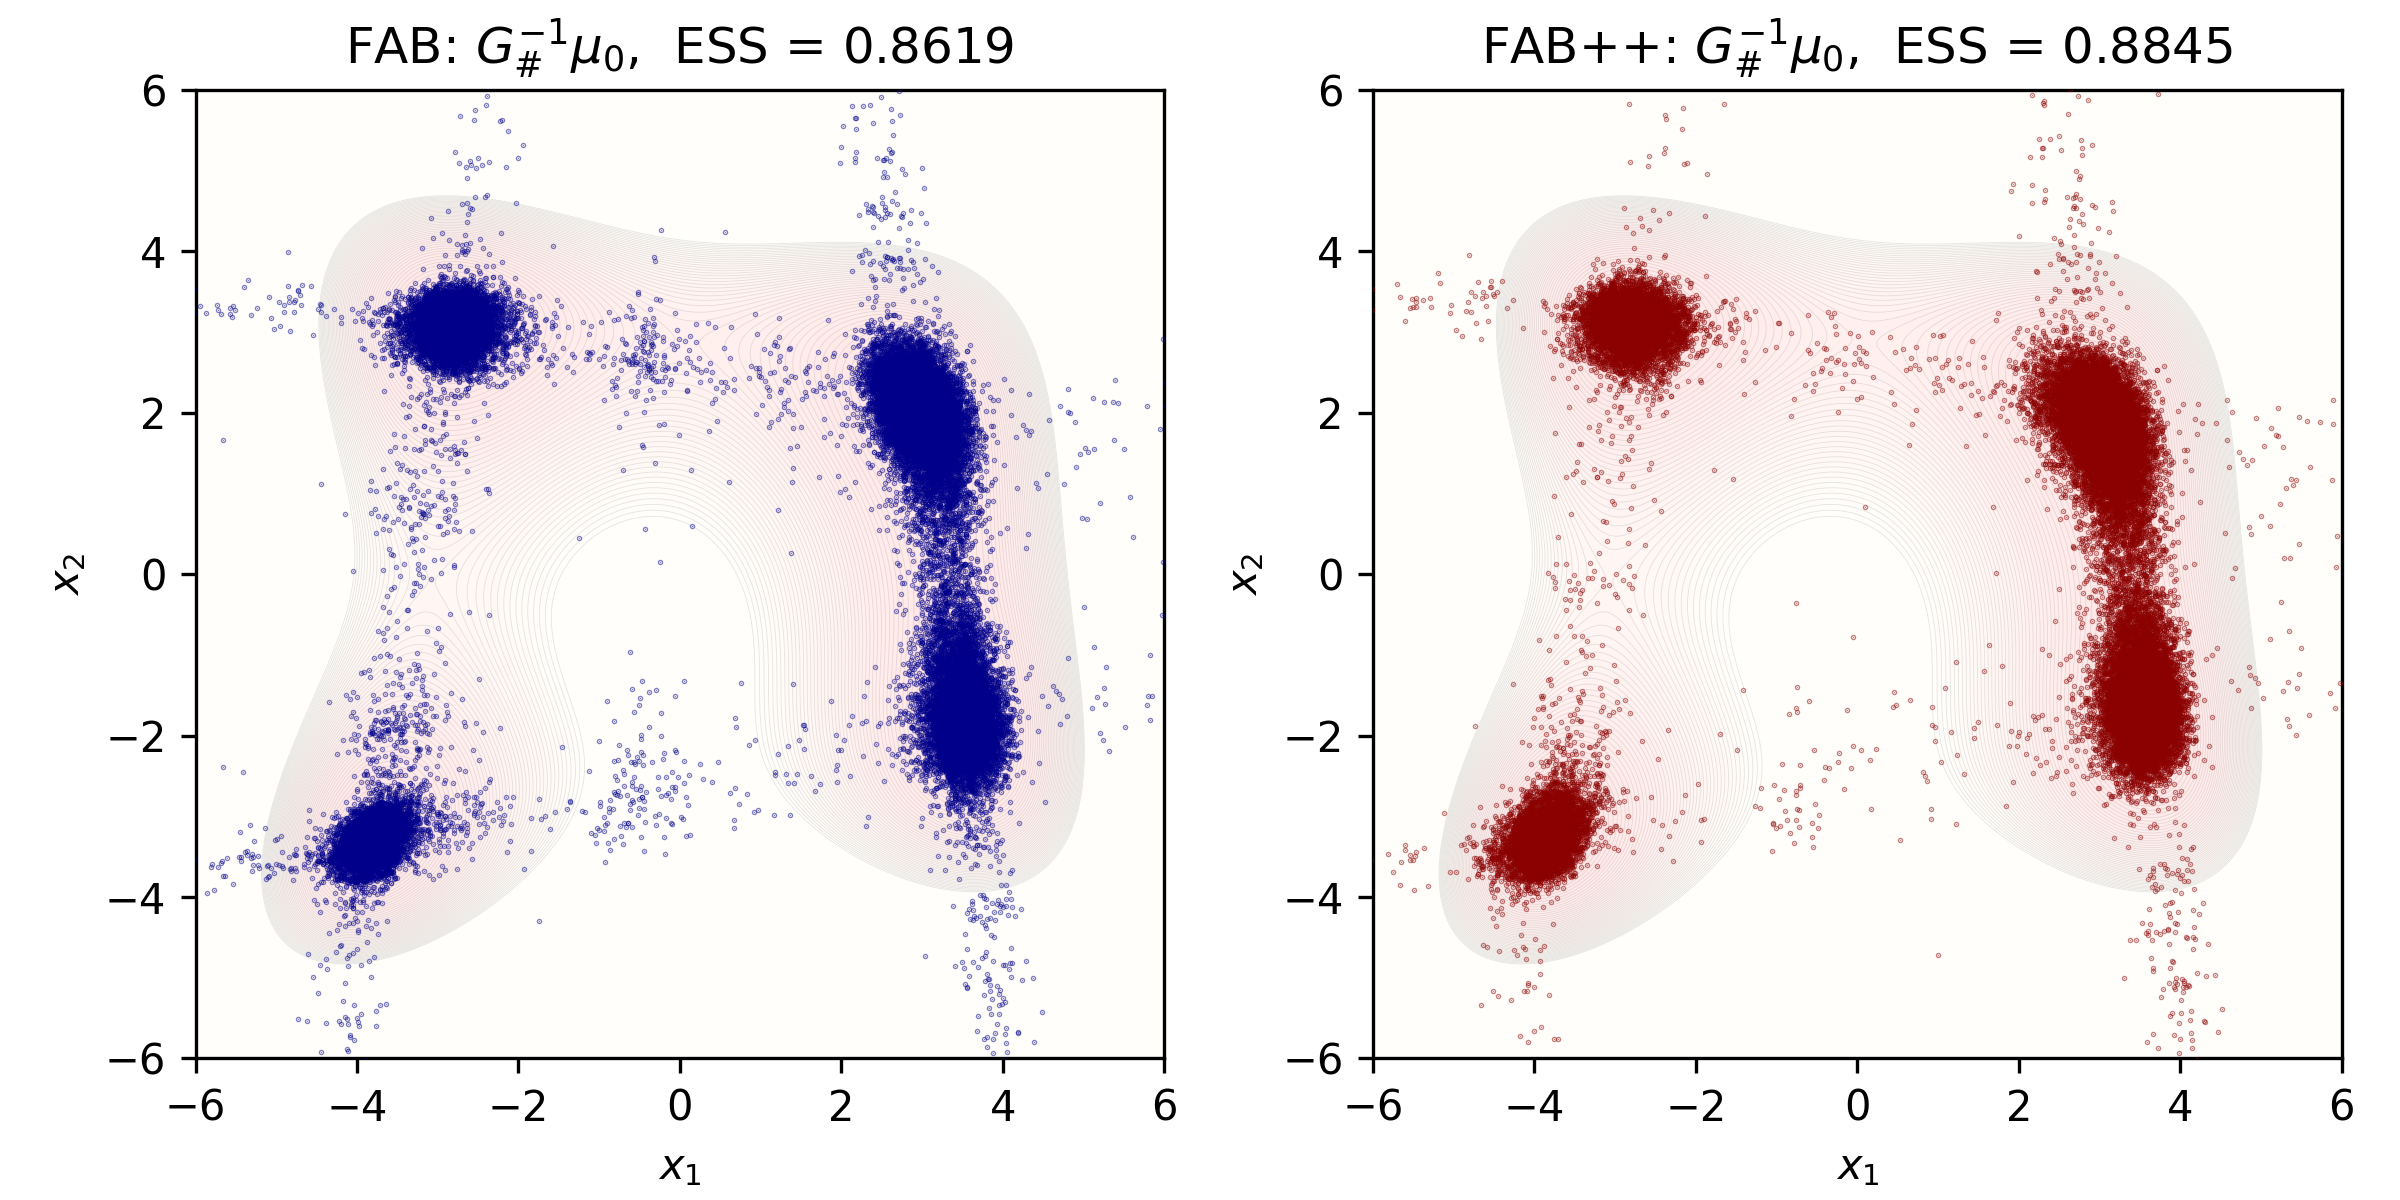

This chart was generated by the following Python code:
# pyright: reportOperatorIssue=false, reportArgumentType=false, reportCallIssue=false, reportAttributeAccessIssue=false, reportIndexIssue=false, reportOptionalMemberAccess=false

from pathlib import Path
import torch
from zuko.transforms import ComposedTransform
from zflows.flow import NSF
from zflows.potential import Potential, Uniform, Gaussian
from zflows.utils import compute_ESS, importance_weights, resample, langevin

HERE = Path(__file__).resolve().parent

device = 'cuda' if torch.cuda.is_available() else 'cpu'

# boundary of the domain (123 rule)
SIGMA = 3.0 # deviation of Gaussian prior
PLT_LIM = 6.0
NSF_LIM = 9.0

# source: uniform distribution U0
u0 = Gaussian(mean=[0.0]*2, variance=[SIGMA**2]*2).to(device)

# target: Himmelblau potential U1
class U1(Potential):
    def __init__(self):
        super().__init__()
    def forward(self, x: torch.Tensor) -> torch.Tensor:
        x1 = x[:, 0]
        x2 = x[:, 1]
        term1 = (x1.square() + x2 - 11).square()
        term2 = (x1 + x2.square() - 7).square()
        return 0.2 * (term1 + term2)
u1 = U1().to(device)
u1.enable_grad() # enable_grad for Langevin rejuvenation

# training parameters
N_TRAIN: int = 40000  # number of training samples
N_VALID: int = 40000 # number of validation samples
LR: float = 1e-3 # learning rate
BATCH: int = 100 # batch size
EPOCH: int = 500 # number of epochs

# reverse KL loss
def reverse_KL(x: torch.Tensor, target: Potential, G: ComposedTransform):
    y, ladj_inv = G.inv.call_and_ladj(x) # y = G^{-1}(x), ladj_inv = log|det J_{G^{-1}}(x)|
    return (target(y) - ladj_inv).mean()

# forward KL loss (KL(mu_1 || G^{-1}_# u_0) up to a G-independent constant)
def forward_KL(y: torch.Tensor, source: Potential, G: ComposedTransform):
    x, ladj = G.call_and_ladj(y) # x = G(y), ladj = log|det J_G(y)|
    return (source(x) - ladj).mean()

# forward XX loss 
def forward_XX(y: torch.Tensor, source: Potential, target: Potential, G: ComposedTransform):
    N = y.shape[0]
    perm = torch.randperm(N, device=y.device)
    y_ = y[perm]
    x,  ladj  = G.call_and_ladj(y)  # x  = G(y),  ladj  = log|det J_G(y)|
    x_, ladj_ = G.call_and_ladj(y_) # x_ = G(y_), ladj_ = log|det J_G(y_)|
    A  = source(x)  - target(y)  - ladj
    A_ = source(x_) - target(y_) - ladj_
    return 0.5 * (A - A_).abs().mean()

torch.manual_seed(0)
x_pool = u0.samples(N_TRAIN)                       # x ~ u_0 (shared)

# --- Run 1: FAB (surrogate only, squared-IS g-samples) ---
torch.manual_seed(0)
flow_1 = NSF(a=[-NSF_LIM, -NSF_LIM], b=[+NSF_LIM, +NSF_LIM], bins=32, transforms=6, hidden_features=(128, 128)).to(device)
flow_1.zeros()
optimizer = torch.optim.Adam(flow_1.parameters(), lr=LR)
print("=== Run 1: FAB ===")
ess_history_1 = []
for step in range(EPOCH):
    idx = torch.randperm(N_TRAIN, device=device)[:BATCH]
    x = x_pool[idx]

    # squared IS resample -> approximate samples from g ~ mu_1^2 / G^{-1}_# u_0
    with torch.no_grad():
        G_now = flow_1.t()
        y, _ = G_now.inv.call_and_ladj(x)
        w = importance_weights(x, u0, u1, G_now.inv)
        ess_history_1.append(compute_ESS(w).item())
        y_g = resample(y, w * w)

    G = flow_1.t()
    loss = forward_KL(y_g, u0, G)
    optimizer.zero_grad()
    loss.backward()
    optimizer.step()
    if (step + 1) % 10 == 0 or step == 0:
        print(f"[Run 1] step {step+1:>3}/{EPOCH}   loss = {loss.item():.4e}")

# --- Run 2: FAB++ (FAB surrogate + XX on mu_1 samples; two-step IS) ---
torch.manual_seed(0)
flow_2 = NSF(a=[-NSF_LIM, -NSF_LIM], b=[+NSF_LIM, +NSF_LIM], bins=32, transforms=6, hidden_features=(128, 128)).to(device)
flow_2.zeros()
optimizer = torch.optim.Adam(flow_2.parameters(), lr=LR)
print("=== Run 2: FAB++ ===")
ess_history_2 = []
for step in range(EPOCH):
    idx = torch.randperm(N_TRAIN, device=device)[:BATCH]
    x = x_pool[idx]

    # two-step IS: mu_1 samples via IS+Langevin, then g samples by reweighting mu_1
    with torch.no_grad():
        G_now = flow_2.t()
        y, _ = G_now.inv.call_and_ladj(x)
        w = importance_weights(x, u0, u1, G_now.inv)
        ess_history_2.append(compute_ESS(w).item())
        y_mu1 = resample(y, w)
        y_mu1 = langevin(y_mu1, u1, step=1e-2, iters=10)
        x_back, ladj = G_now.call_and_ladj(y_mu1)
        log_w2 = -u1(y_mu1) + u0(x_back) - ladj
        w2 = (log_w2 - log_w2.max()).exp()
        y_g = resample(y_mu1, w2)

    G = flow_2.t()
    loss = forward_KL(y_g, u0, G) + forward_XX(y_mu1, u0, u1, G)
    optimizer.zero_grad()
    loss.backward()
    optimizer.step()
    if (step + 1) % 10 == 0 or step == 0:
        print(f"[Run 2] step {step+1:>3}/{EPOCH}   loss = {loss.item():.4e}")

# Plot pushforward samples for each method
import matplotlib.pyplot as plt
from matplotlib.colors import LinearSegmentedColormap
cmap = LinearSegmentedColormap.from_list('light_yellow_red', ["#fffefa", "#ffe5e5"])

xlim = (-PLT_LIM, PLT_LIM)
ylim = (-PLT_LIM, PLT_LIM)
n = 300
xs = torch.linspace(xlim[0], xlim[1], n)
ys = torch.linspace(ylim[0], ylim[1], n)
X1, X2 = torch.meshgrid(xs, ys, indexing='xy')
grid = torch.stack([X1.flatten(), X2.flatten()], dim=-1).to(device)
with torch.no_grad():
    U_grid = u1(grid).reshape(*X1.shape).cpu().numpy()
levels = torch.linspace(0.0, 30.0, 50).tolist()

x_unif = u0.samples(N_VALID)                        # shared x ~ u_0 for ESS and plotting

fig, axes = plt.subplots(1, 2, figsize=(8, 4))
panels = [('FAB',   flow_1, "#00008B"),
          ('FAB++', flow_2, "#8B0000")]
for col, (name, flow, color) in enumerate(panels):
    with torch.no_grad():
        G = flow.t()
        y_push, _ = G.inv.call_and_ladj(x_unif)          # raw pushforward y = G^{-1}(x), x ~ u_0
        w = importance_weights(x_unif, u0, u1, G.inv)    # weights for (G_# mu_1) / mu_0 = mu_1 / G^{-1}_# u_0
        ess = compute_ESS(w).item()
    print(f"[{name}] ESS = {ess:.4f}")

    # G^{-1}_# u_0 pushforward on target side
    ax = axes[col]
    ax.contourf(X1.numpy(), X2.numpy(), U_grid, levels=levels, cmap=cmap.reversed(), extend='max')
    ax.contour (X1.numpy(), X2.numpy(), U_grid, levels=levels, colors='gray', linewidths=0.2, alpha=0.2)
    y_np = y_push.cpu().numpy()
    ax.scatter(y_np[:, 0], y_np[:, 1], s=0.1, alpha=0.5, color=color, zorder=10)
    ax.set_xlim(xlim); ax.set_ylim(ylim); ax.set_aspect('equal')
    ax.set_xlabel(r'$x_1$'); ax.set_ylabel(r'$x_2$')
    ax.set_title(f'{name}: $G^{{-1}}_{{\\#}} \\mu_0$,  ESS = {ess:.4f}')

plt.tight_layout()
plt.savefig(HERE / "HB_Uniform.png", dpi=300)

# ESS curves over training
fig_ess, ax_ess = plt.subplots(figsize=(8, 4))
ax_ess.plot(ess_history_1, color="#00008B", label='FAB')
ax_ess.plot(ess_history_2, color="#8B0000", label='FAB++')
ax_ess.set_xlabel('step')
ax_ess.set_ylabel('ESS')
ax_ess.set_ylim(0, 1)
ax_ess.legend()
plt.tight_layout()
plt.savefig(HERE / "HB_Uniform_ESS.png", dpi=300)

plt.show()
